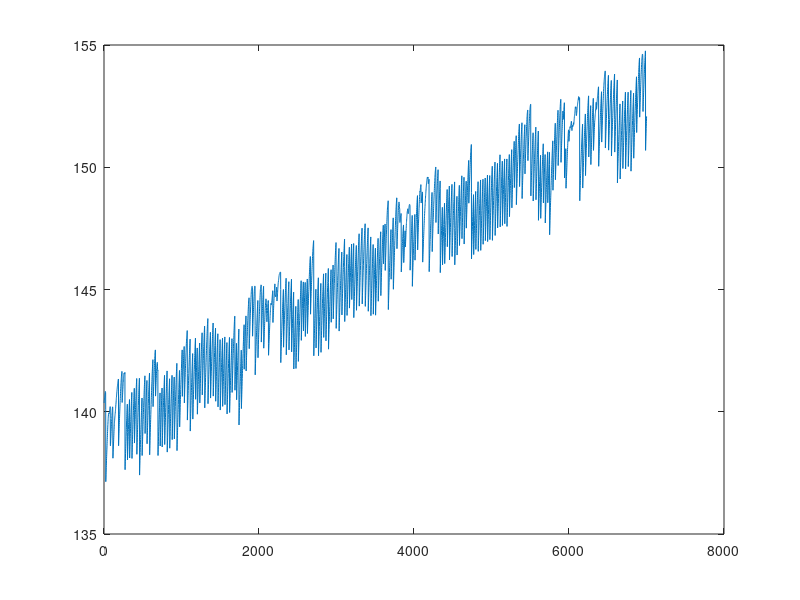

Source code (MATLAB): (Note: this script raises an error after producing the figure.)
%%%polynomial fit
data = importdata('f1T200.dat');
plot(data(:,2))
data_ = data(19000:26000,2);
plot(data_)
% trend1 = polynomialfit(data_,5);
% trend1 = movingaveragesmooth(data_,30);
yV1 = data_ - trend1
plot(yV1)
n = 7001;
alpha = 0.05;

zalpha = norminv(1-alpha/2);

maxtau = 100;
acx1M = autocorrelation(yV1, maxtau);
autlim = zalpha/sqrt(n);
figure(6)
clf
hold on
for ii=1:maxtau
    plot(acx1M(ii+1,1)*[1 1],[0 acx1M(ii+1,2)],'b','linewidth',1.5)
end
plot([0 maxtau+1],[0 0],'k','linewidth',1.5)
plot([0 maxtau+1],autlim*[1 1],'--c','linewidth',1.5)
plot([0 maxtau+1],-autlim*[1 1],'--c','linewidth',1.5)
xlabel('\tau')
ylabel('r(\tau)')
title(sprintf('detrended time series by MA(%d) smooth, autocorrelation',maorder))







xV = importdata('ase.dat');
close = xV(:,7);
plot(close);
ylabel('close index')
xlabel('years')
trend1 = movingaveragesmooth2(close,30)
yV = close - trend1;
figure()
plot(close)
hold on
plot(trend1)
figure()
plot(yV)
